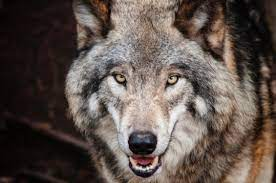
#> input picture A01.jfif, 276 x 183 px
$ jupyter execute '039(histogramsEqualization).ipynb'
#> lines starting #> are read from the running program, lines starting #| are printed output that depends on the picture
[cell 1]
import cv2
import matplotlib.pyplot as plt

[cell 2]
img = cv2.imread('A01.jfif')
#> img is the input picture: shape (183, 276, 3); mean B, G, R 75.4, 81.3, 93.3
img = cv2.resize(img,(500,500))
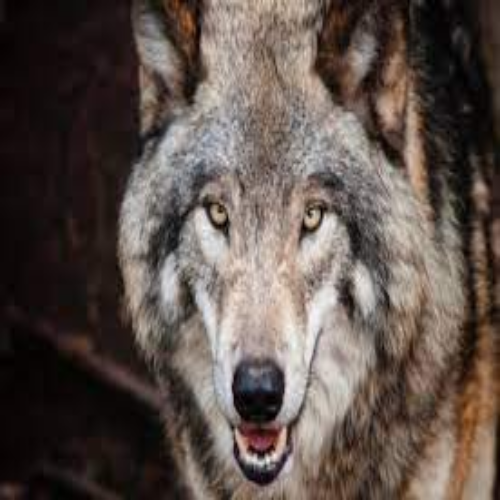
#> img: shape (500, 500, 3); mean B, G, R 75.2, 81.2, 93.2

gry = cv2.cvtColor(img,cv2.COLOR_BGR2GRAY)
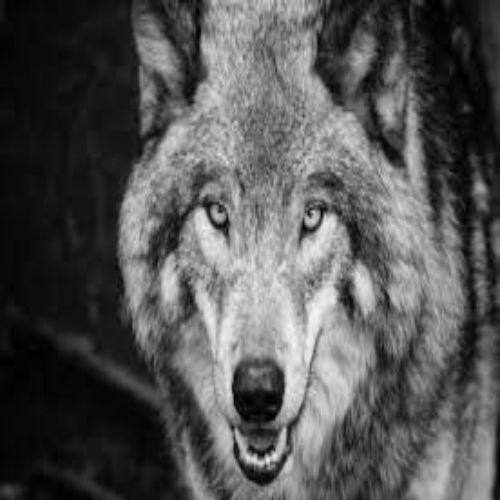
#> gry: shape (500, 500); min 0, max 247, mean 84.1

hist = cv2.calcHist([gry],[0],None,[255],[0,255])
#> hist = 255 values, max 4603 at index 11, min 0 at index 245, mean 980.4
eq = cv2.equalizeHist(gry)
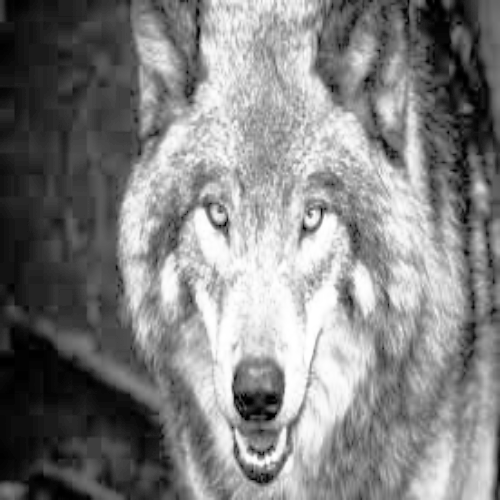
#> eq: shape (500, 500); min 0, max 255, mean 128.4
hist1 = cv2.calcHist([eq],[0],None,[255],[0,255])
#> hist1 = 255 values, max 4603 at index 26, min 0 at index 2, mean 978.4


plt.plot(hist)
plt.plot(hist1,c = 'red')
plt.show()
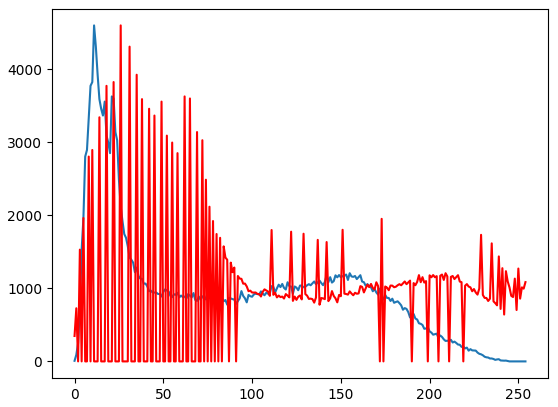
#> figure drawn by matplotlib, 1 panel; curve peaks at x = 11, y = 4603; curve peaks at x = 26, y = 4603
cv2.imshow('img1',eq)
cv2.imshow('img',img)
cv2.waitKey(0)
cv2.destroyAllWindows()

[cell 3]
img = cv2.imread('A02.jfif')
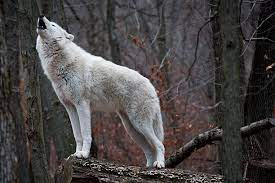
#> input picture A02.jfif, 275 x 183 px
#> img is the input picture: shape (183, 275, 3); mean B, G, R 69.9, 69.8, 73.8
img = cv2.resize(img,(500,500))
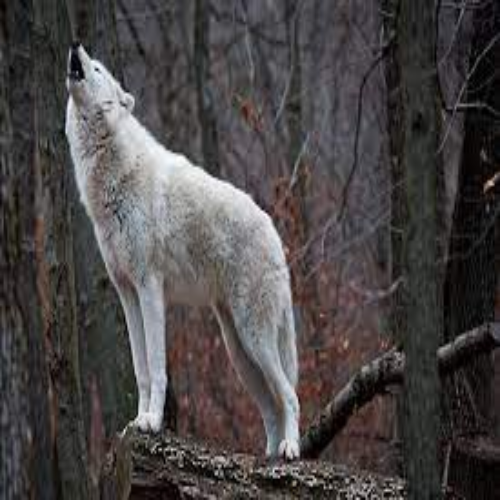
#> img: shape (500, 500, 3); mean B, G, R 69.8, 69.7, 73.6

gry = cv2.cvtColor(img,cv2.COLOR_BGR2GRAY)

hist = cv2.calcHist([gry],[0],None,[255],[0,255])
#> hist = 255 values, max 3574 at index 50, min 1 at index 254, mean 980.4
eq = cv2.equalizeHist(gry)
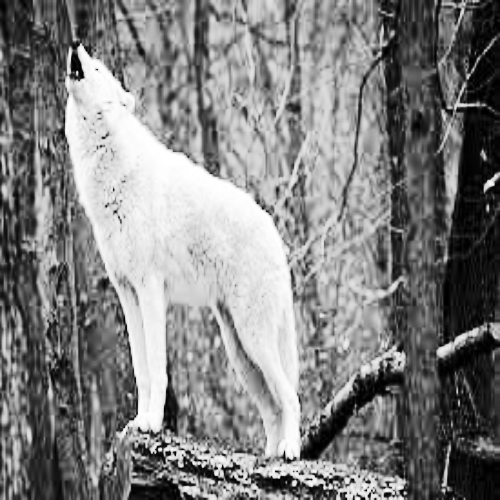
#> eq: shape (500, 500); min 0, max 255, mean 128.6
hist1 = cv2.calcHist([eq],[0],None,[255],[0,255])
#> hist1 = 255 values, max 3574 at index 88, min 0 at index 9, mean 978.3


cl = cv2.createCLAHE(clipLimit=1,tileGridSize=(8,8))
f = cl.apply(gry)
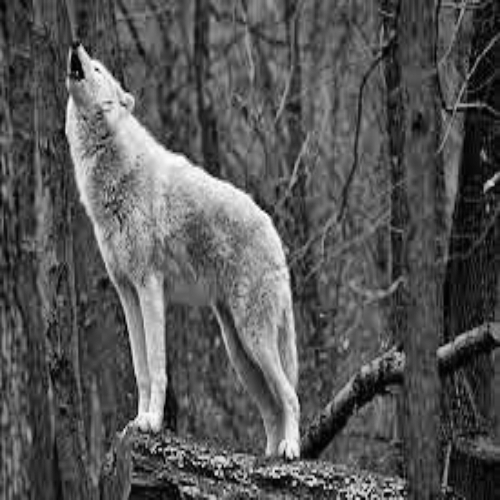
#> f: shape (500, 500); min 1, max 255, mean 85.8


plt.plot(hist)
plt.plot(hist1,c = 'red')
plt.plot(f,c = 'green')
plt.show()
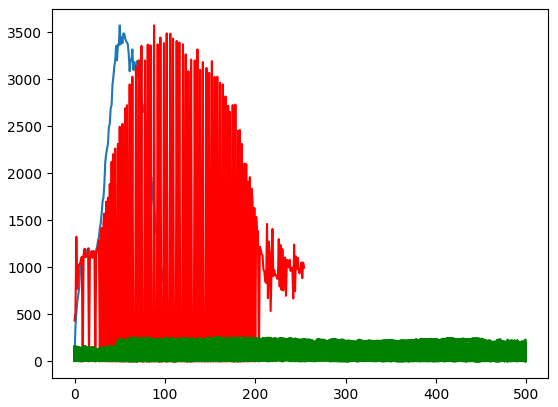
#> figure drawn by matplotlib, 1 panel; curve peaks at x = 50, y = 3574; curve peaks at x = 88, y = 3574; curve peaks at x = 55, y = 141

cv2.imshow('wse',f)
cv2.imshow('img1',eq)
cv2.imshow('img',img)
cv2.waitKey(0)
cv2.destroyAllWindows()
